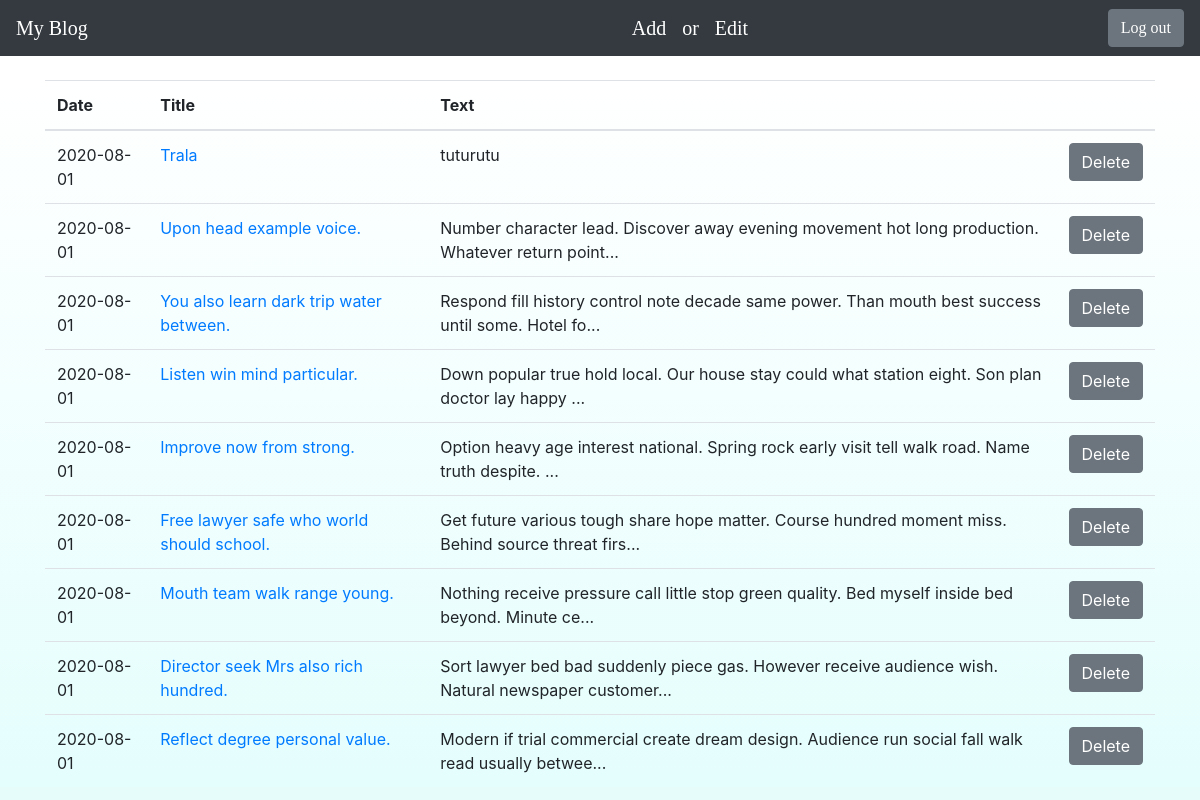
Page /drafts/ (signed in) on the committed database.
### blog/models.py (models this page shows)
class Entry(db.Model):
    id = db.Column(db.Integer, primary_key=True)
    title = db.Column(db.String(80), nullable=False)
    body = db.Column(db.Text, nullable=False)
    pub_date = db.Column(db.DateTime, nullable=False,
                         default=datetime.datetime.utcnow)
    is_published = db.Column(db.Boolean, default=False)

### blog/routes.py (the view)
@app.route("/drafts/", methods=['GET'])
@login_required
def list_drafts():
    drafts = Entry.query.filter_by(
        is_published=False).order_by(Entry.pub_date.desc())
    return render_template("drafts.html", drafts=drafts)

### blog/routes.py (called while the page is built)
def login_required(view_func):
    @functools.wraps(view_func)
    def check_permissions(*args, **kwargs):
        if session.get('logged_in'):
            return view_func(*args, **kwargs)
        return redirect(url_for('login', next=request.path))
    return check_permissions

### blog/templates/drafts.html
{% extends "base.html" %}
{% block content %}
<table class="table">
   <thead>
     <tr>
       <th scope="col">Date</th>
       <th scope="col">Title</th>
       <th scope="col">Text</th>
       <th scope="col"></th>
     </tr>
   </thead>
   <tbody>
       {% for post in drafts %}
     <tr>
       <td>
           {{ post.pub_date.strftime('%Y-%m-%d') }}
       </td>
       <td>
           <a href="{{ url_for('edit_entry', entry_id=post.id) }}">
               {{ post.title }}
           </a>
       </td>
       <td>{{ post.body|truncate(100, true) }}</td>
       <td>
        {% if session.logged_in %}
        <form class="form-inline my-2 my-lg-0" action="{{ url_for('delete_entry', entry_id=post.id) }}" method="POST">
          <button class="btn btn-secondary my-2 my-sm-0" type="submit">Delete</button>
        </form>
        {% endif %}</td>
     </tr>
     {% endfor %}
   </tbody>
 </table>
{% endblock %}

### blog/static/style.css (style rules this page uses)
html { background-color: rgb( 230, 252, 251); }

### blog/templates/base.html (style rules this page uses)
body { padding-top: 5rem; }

### rows in the picture
Entry: pub_date "2020-08-01", title "Trala", body "tuturutu"
Entry: pub_date "2020-08-01", title "Upon head example voice.", body "Number character lead. Discover away evening movement hot long production. Whatever return point..."
Entry: pub_date "2020-08-01", title "You also learn dark trip water between.", body "Respond fill history control note decade same power. Than mouth best success until some. Hotel fo..."
Entry: pub_date "2020-08-01", title "Listen win mind particular.", body "Down popular true hold local. Our house stay could what station eight. Son plan doctor lay happy ..."
Entry: pub_date "2020-08-01", title "Improve now from strong.", body "Option heavy age interest national. Spring rock early visit tell walk road. Name truth despite. ..."
Entry: pub_date "2020-08-01", title "Free lawyer safe who world should school.", body "Get future various tough share hope matter. Course hundred moment miss. Behind source threat firs..."
Entry: pub_date "2020-08-01", title "Mouth team walk range young.", body "Nothing receive pressure call little stop green quality. Bed myself inside bed beyond. Minute ce..."
Entry: pub_date "2020-08-01", title "Director seek Mrs also rich hundred.", body "Sort lawyer bed bad suddenly piece gas. However receive audience wish. Natural newspaper customer..."
Entry: pub_date "2020-08-01", title "Reflect degree personal value.", body "Modern if trial commercial create dream design. Audience run social fall walk read usually betwee..."
